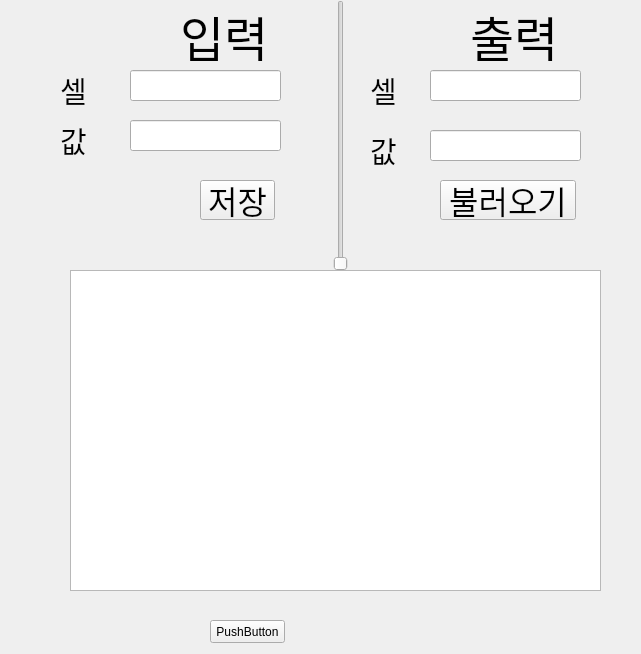
<?xml version="1.0" encoding="UTF-8"?>
<ui version="4.0">
 <class>Form</class>
 <widget class="QWidget" name="Form">
  <property name="geometry">
   <rect>
    <x>0</x>
    <y>0</y>
    <width>641</width>
    <height>654</height>
   </rect>
  </property>
  <property name="windowTitle">
   <string>Form</string>
  </property>
  <widget class="QLabel" name="label">
   <property name="geometry">
    <rect>
     <x>60</x>
     <y>70</y>
     <width>51</width>
     <height>41</height>
    </rect>
   </property>
   <property name="font">
    <font>
     <family>양재참숯체B</family>
     <pointsize>22</pointsize>
    </font>
   </property>
   <property name="text">
    <string>셀</string>
   </property>
  </widget>
  <widget class="QLabel" name="label_2">
   <property name="geometry">
    <rect>
     <x>60</x>
     <y>110</y>
     <width>51</width>
     <height>61</height>
    </rect>
   </property>
   <property name="font">
    <font>
     <family>양재참숯체B</family>
     <pointsize>22</pointsize>
    </font>
   </property>
   <property name="text">
    <string>값</string>
   </property>
  </widget>
  <widget class="QPushButton" name="inputbtn">
   <property name="geometry">
    <rect>
     <x>200</x>
     <y>180</y>
     <width>75</width>
     <height>40</height>
    </rect>
   </property>
   <property name="font">
    <font>
     <family>양재참숯체B</family>
     <pointsize>24</pointsize>
    </font>
   </property>
   <property name="text">
    <string>저장</string>
   </property>
  </widget>
  <widget class="QLabel" name="label_3">
   <property name="geometry">
    <rect>
     <x>180</x>
     <y>10</y>
     <width>161</width>
     <height>51</height>
    </rect>
   </property>
   <property name="font">
    <font>
     <family>양재참숯체B</family>
     <pointsize>36</pointsize>
    </font>
   </property>
   <property name="text">
    <string>입력</string>
   </property>
  </widget>
  <widget class="QLabel" name="label_4">
   <property name="geometry">
    <rect>
     <x>470</x>
     <y>10</y>
     <width>141</width>
     <height>51</height>
    </rect>
   </property>
   <property name="font">
    <font>
     <family>양재참숯체B</family>
     <pointsize>36</pointsize>
    </font>
   </property>
   <property name="text">
    <string>출력</string>
   </property>
  </widget>
  <widget class="QPushButton" name="outputbtn">
   <property name="geometry">
    <rect>
     <x>440</x>
     <y>180</y>
     <width>136</width>
     <height>40</height>
    </rect>
   </property>
   <property name="font">
    <font>
     <family>양재참숯체B</family>
     <pointsize>24</pointsize>
    </font>
   </property>
   <property name="text">
    <string>불러오기</string>
   </property>
  </widget>
  <widget class="QLineEdit" name="cell_edit">
   <property name="geometry">
    <rect>
     <x>130</x>
     <y>70</y>
     <width>151</width>
     <height>31</height>
    </rect>
   </property>
   <property name="font">
    <font>
     <family>양재참숯체B</family>
     <pointsize>20</pointsize>
    </font>
   </property>
  </widget>
  <widget class="QLineEdit" name="value_edit">
   <property name="geometry">
    <rect>
     <x>130</x>
     <y>120</y>
     <width>151</width>
     <height>31</height>
    </rect>
   </property>
   <property name="font">
    <font>
     <family>양재참숯체B</family>
     <pointsize>20</pointsize>
    </font>
   </property>
  </widget>
  <widget class="QSlider" name="verticalSlider">
   <property name="geometry">
    <rect>
     <x>330</x>
     <y>0</y>
     <width>22</width>
     <height>271</height>
    </rect>
   </property>
   <property name="orientation">
    <enum>Qt::Vertical</enum>
   </property>
  </widget>
  <widget class="QLineEdit" name="out_cell_edit">
   <property name="geometry">
    <rect>
     <x>430</x>
     <y>70</y>
     <width>151</width>
     <height>31</height>
    </rect>
   </property>
   <property name="font">
    <font>
     <family>양재참숯체B</family>
     <pointsize>20</pointsize>
    </font>
   </property>
  </widget>
  <widget class="QLabel" name="label_5">
   <property name="geometry">
    <rect>
     <x>370</x>
     <y>70</y>
     <width>51</width>
     <height>41</height>
    </rect>
   </property>
   <property name="font">
    <font>
     <family>양재참숯체B</family>
     <pointsize>22</pointsize>
    </font>
   </property>
   <property name="text">
    <string>셀</string>
   </property>
  </widget>
  <widget class="QLabel" name="label_6">
   <property name="geometry">
    <rect>
     <x>370</x>
     <y>120</y>
     <width>51</width>
     <height>61</height>
    </rect>
   </property>
   <property name="font">
    <font>
     <family>양재참숯체B</family>
     <pointsize>22</pointsize>
    </font>
   </property>
   <property name="text">
    <string>값</string>
   </property>
  </widget>
  <widget class="QLineEdit" name="out_value_edit">
   <property name="geometry">
    <rect>
     <x>430</x>
     <y>130</y>
     <width>151</width>
     <height>31</height>
    </rect>
   </property>
   <property name="font">
    <font>
     <family>양재참숯체B</family>
     <pointsize>20</pointsize>
    </font>
   </property>
  </widget>
  <widget class="QTableView" name="tableView">
   <property name="geometry">
    <rect>
     <x>70</x>
     <y>270</y>
     <width>531</width>
     <height>321</height>
    </rect>
   </property>
  </widget>
  <widget class="QPushButton" name="pushButton">
   <property name="geometry">
    <rect>
     <x>210</x>
     <y>620</y>
     <width>75</width>
     <height>23</height>
    </rect>
   </property>
   <property name="text">
    <string>PushButton</string>
   </property>
  </widget>
 </widget>
 <resources/>
 <connections/>
</ui>
